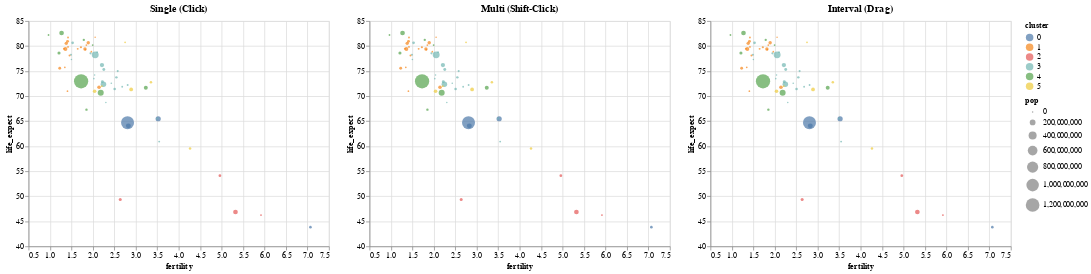

The notebook cell this image was saved under:
### Code cell
alt.hconcat(
  plot(alt.selection_single()).properties(title='Single (Click)'),
  plot(alt.selection_multi()).properties(title='Multi (Shift-Click)'),
  plot(alt.selection_interval()).properties(title='Interval (Drag)')
)

### Figure 1 — Vega-Lite specification as saved in the notebook (floating-point values rounded to 4 significant figures)
{"$schema": "https://vega.github.io/schema/vega-lite/v3.4.0.json", "config": {"mark": {"tooltip": null}, "view": {"height": 300, "width": 400}}, "data": {"name": "data-ba34af65c64e2b3a5a008687b8c69f55"}, "datasets": {"data-ba34af65c64e2b3a5a008687b8c69f55": [{"cluster": 0, "country": "Afghanistan", "fertility": 7.069, "life_expect": 43.83, "pop": 29928987, "year": 2005}, {"cluster": 3, "country": "Argentina", "fertility": 2.254, "life_expect": 75.32, "pop": 39537943, "year": 2005}, {"cluster": 3, "country": "Aruba", "fertility": 2.04, "life_expect": 74.24, "pop": 71566, "year": 2005}, {"cluster": 4, "country": "Australia", "fertility": 1.788, "life_expect": 81.23, "pop": 20090437, "year": 2005}, {"cluster": 1, "country": "Austria", "fertility": 1.42, "life_expect": 79.83, "pop": 8184691, "year": 2005}, {"cluster": 3, "country": "Bahamas", "fertility": 2.022, "life_expect": 73.5, "pop": 301790, "year": 2005}, {"cluster": 0, "country": "Bangladesh", "fertility": 2.826, "life_expect": 64.06, "pop": 144319628, "year": 2005}, {"cluster": 3, "country": "Barbados", "fertility": 1.5, "life_expect": 77.3, "pop": 278870, "year": 2005}, {"cluster": 1, "country": "Belgium", "fertility": 1.646, "life_expect": 79.44, "pop": 10364388, "year": 2005}, {"cluster": 3, "country": "Bolivia", "fertility": 3.5, "life_expect": 65.55, "pop": 8857870, "year": 2005}, {"cluster": 3, "country": "Brazil", "fertility": 2.245, "life_expect": 72.39, "pop": 186112794, "year": 2005}, {"cluster": 3, "country": "Canada", "fertility": 1.527, "life_expect": 80.65, "pop": 32805041, "year": 2005}, {"cluster": 3, "country": "Chile", "fertility": 1.944, "life_expect": 78.55, "pop": 15980912, "year": 2005}, {"cluster": 4, "country": "China", "fertility": 1.725, "life_expect": 72.96, "pop": 1303182268, "year": 2005}, {"cluster": 3, "country": "Colombia", "fertility": 2.22, "life_expect": 72.89, "pop": 42954279, "year": 2005}, {"cluster": 3, "country": "Costa Rica", "fertility": 2.099, "life_expect": 78.78, "pop": 4016173, "year": 2005}, {"cluster": 1, "country": "Croatia", "fertility": 1.346, "life_expect": 75.75, "pop": 4495904, "year": 2005}, {"cluster": 3, "country": "Cuba", "fertility": 1.49, "life_expect": 78.27, "pop": 11346670, "year": 2005}, {"cluster": 3, "country": "Dominican Republic", "fertility": 2.81, "life_expect": 72.23, "pop": 9049595, "year": 2005}, {"cluster": 3, "country": "Ecuador", "fertility": 2.578, "life_expect": 74.99, "pop": 13363593, "year": 2005}, {"cluster": 5, "country": "Egypt", "fertility": 2.891, "life_expect": 71.34, "pop": 77505756, "year": 2005}, {"cluster": 3, "country": "El Salvador", "fertility": 2.683, "life_expect": 71.88, "pop": 6704932, "year": 2005}, {"cluster": 1, "country": "Finland", "fertility": 1.825, "life_expect": 79.31, "pop": 5223442, "year": 2005}, {"cluster": 1, "country": "France", "fertility": 1.892, "life_expect": 80.66, "pop": 60656178, "year": 2005}, {"cluster": 1, "country": "Georgia", "fertility": 1.407, "life_expect": 70.99, "pop": 4677401, "year": 2005}, {"cluster": 1, "country": "Germany", "fertility": 1.36, "life_expect": 79.41, "pop": 82431390, "year": 2005}, {"cluster": 1, "country": "Greece", "fertility": 1.325, "life_expect": 79.48, "pop": 10668354, "year": 2005}, {"cluster": 3, "country": "Grenada", "fertility": 2.302, "life_expect": 68.72, "pop": 89502, "year": 2005}, {"cluster": 3, "country": "Haiti", "fertility": 3.545, "life_expect": 60.92, "pop": 8121622, "year": 2005}, {"cluster": 4, "country": "Hong Kong", "fertility": 0.966, "life_expect": 82.21, "pop": 6898686, "year": 2005}, {"cluster": 1, "country": "Iceland", "fertility": 2.052, "life_expect": 81.76, "pop": 296737, "year": 2005}, {"cluster": 0, "country": "India", "fertility": 2.807, "life_expect": 64.7, "pop": 1080264388, "year": 2005}, {"cluster": 4, "country": "Indonesia", "fertility": 2.182, "life_expect": 70.65, "pop": 218465000, "year": 2005}, {"cluster": 5, "country": "Iran", "fertility": 2.04, "life_expect": 70.96, "pop": 68017860, "year": 2005}, {"cluster": 5, "country": "Iraq", "fertility": 4.264, "life_expect": 59.55, "pop": 26074906, "year": 2005}, {"cluster": 1, "country": "Ireland", "fertility": 1.964, "life_expect": 78.89, "pop": 4015676, "year": 2005}, {"cluster": 5, "country": "Israel", "fertility": 2.75, "life_expect": 80.75, "pop": 6276883, "year": 2005}, {"cluster": 1, "country": "Italy", "fertility": 1.379, "life_expect": 80.55, "pop": 58103033, "year": 2005}, {"cluster": 3, "country": "Jamaica", "fertility": 2.429, "life_expect": 72.57, "pop": 2735520, "year": 2005}, {"cluster": 4, "country": "Japan", "fertility": 1.27, "life_expect": 82.6, "pop": 127417244, "year": 2005}, {"cluster": 2, "country": "Kenya", "fertility": 4.959, "life_expect": 54.11, "pop": 33829590, "year": 2005}, {"cluster": 4, "country": "South Korea", "fertility": 1.85, "life_expect": 67.3, "pop": 22912177, "year": 2005}, {"cluster": 4, "country": "North Korea", "fertility": 1.21, "life_expect": 78.62, "pop": 48640671, "year": 2005}, {"cluster": 5, "country": "Lebanon", "fertility": 2.209, "life_expect": 71.99, "pop": 3826018, "year": 2005}, {"cluster": 3, "country": "Mexico", "fertility": 2.211, "life_expect": 76.19, "pop": 106202903, "year": 2005}, {"cluster": 1, "country": "Netherlands", "fertility": 1.721, "life_expect": 79.76, "pop": 16407491, "year": 2005}, {"cluster": 4, "country": "New Zealand", "fertility": 1.994, "life_expect": 80.2, "pop": 4035461, "year": 2005}, {"cluster": 2, "country": "Nigeria", "fertility": 5.322, "life_expect": 46.86, "pop": 128765768, "year": 2005}, {"cluster": 1, "country": "Norway", "fertility": 1.848, "life_expect": 80.2, "pop": 4593041, "year": 2005}, {"cluster": 0, "country": "Pakistan", "fertility": 3.521, "life_expect": 65.48, "pop": 162419946, "year": 2005}, {"cluster": 3, "country": "Peru", "fertility": 2.506, "life_expect": 71.42, "pop": 27925628, "year": 2005}, {"cluster": 4, "country": "Philippines", "fertility": 3.233, "life_expect": 71.69, "pop": 87857473, "year": 2005}, {"cluster": 1, "country": "Poland", "fertility": 1.227, "life_expect": 75.56, "pop": 38557984, "year": 2005}, {"cluster": 1, "country": "Portugal", "fertility": 1.455, "life_expect": 78.1, "pop": 10566212, "year": 2005}, {"cluster": 2, "country": "Rwanda", "fertility": 5.917, "life_expect": 46.24, "pop": 8440820, "year": 2005}, {"cluster": 5, "country": "Saudi Arabia", "fertility": 3.352, "life_expect": 72.78, "pop": 26417599, "year": 2005}, {"cluster": 2, "country": "South Africa", "fertility": 2.637, "life_expect": 49.34, "pop": 44344136, "year": 2005}, {"cluster": 1, "country": "Spain", "fertility": 1.409, "life_expect": 80.94, "pop": 40341462, "year": 2005}, {"cluster": 1, "country": "Switzerland", "fertility": 1.42, "life_expect": 81.7, "pop": 7489370, "year": 2005}, {"cluster": 1, "country": "Turkey", "fertility": 2.143, "life_expect": 71.78, "pop": 69660559, "year": 2005}, {"cluster": 1, "country": "United Kingdom", "fertility": 1.815, "life_expect": 79.42, "pop": 60441457, "year": 2005}, {"cluster": 3, "country": "United States", "fertility": 2.054, "life_expect": 78.24, "pop": 295734134, "year": 2005}, {"cluster": 3, "country": "Venezuela", "fertility": 2.547, "life_expect": 73.75, "pop": 25375281, "year": 2005}]}, "hconcat": [{"encoding": {"color": {"condition": {"field": "cluster", "selection": "selector002", "type": "nominal"}, "value": "grey"}, "order": {"field": "pop", "sort": "descending", "type": "quantitative"}, "size": {"field": "pop", "type": "quantitative"}, "tooltip": [{"field": "country", "type": "nominal"}, {"field": "fertility", "type": "quantitative"}, {"field": "life_expect", "type": "quantitative"}], "x": {"field": "fertility", "scale": {"zero": false}, "type": "quantitative"}, "y": {"field": "life_expect", "scale": {"zero": false}, "type": "quantitative"}}, "mark": {"filled": true, "type": "point"}, "selection": {"selector002": {"type": "single"}}, "title": "Single (Click)"}, {"encoding": {"color": {"condition": {"field": "cluster", "selection": "selector003", "type": "nominal"}, "value": "grey"}, "order": {"field": "pop", "sort": "descending", "type": "quantitative"}, "size": {"field": "pop", "type": "quantitative"}, "tooltip": [{"field": "country", "type": "nominal"}, {"field": "fertility", "type": "quantitative"}, {"field": "life_expect", "type": "quantitative"}], "x": {"field": "fertility", "scale": {"zero": false}, "type": "quantitative"}, "y": {"field": "life_expect", "scale": {"zero": false}, "type": "quantitative"}}, "mark": {"filled": true, "type": "point"}, "selection": {"selector003": {"type": "multi"}}, "title": "Multi (Shift-Click)"}, {"encoding": {"color": {"condition": {"field": "cluster", "selection": "selector004", "type": "nominal"}, "value": "grey"}, "order": {"field": "pop", "sort": "descending", "type": "quantitative"}, "size": {"field": "pop", "type": "quantitative"}, "tooltip": [{"field": "country", "type": "nominal"}, {"field": "fertility", "type": "quantitative"}, {"field": "life_expect", "type": "quantitative"}], "x": {"field": "fertility", "scale": {"zero": false}, "type": "quantitative"}, "y": {"field": "life_expect", "scale": {"zero": false}, "type": "quantitative"}}, "mark": {"filled": true, "type": "point"}, "selection": {"selector004": {"type": "interval"}}, "title": "Interval (Drag)"}]}
